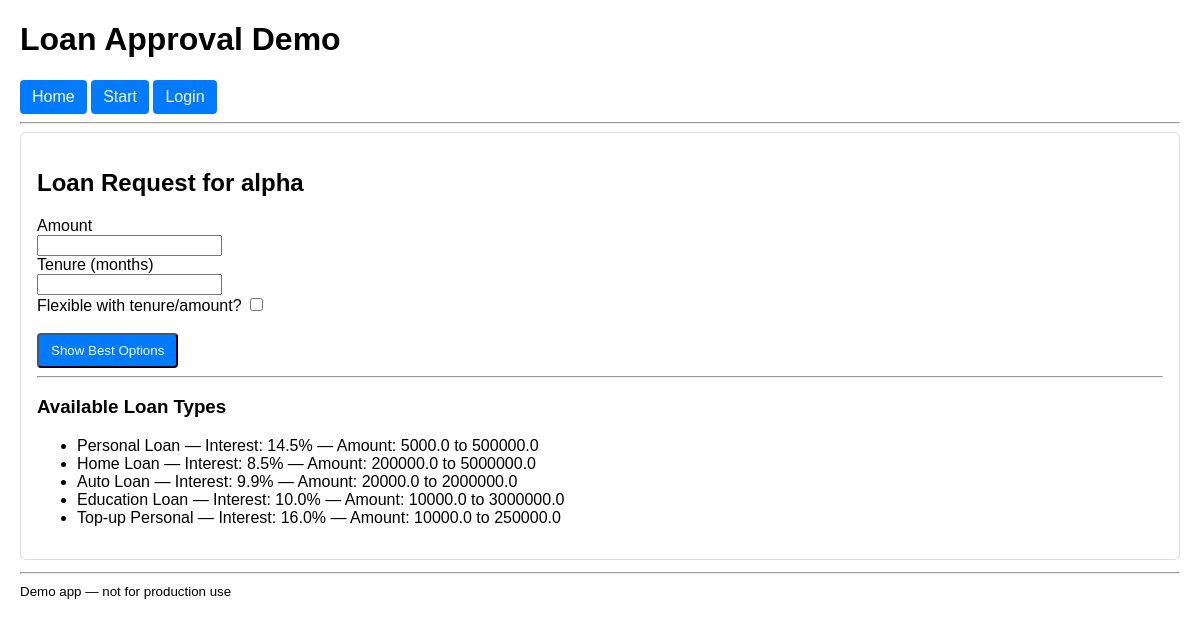
The page /loan/request (signed in) on the database its author committed.
### app/models.py (models this page shows, shortened)
class Account(db.Model):
    __tablename__ = "accounts"
    id = db.Column(db.Integer, primary_key=True)
    name = db.Column(db.String(120), nullable=False)
    email = db.Column(db.String(120), nullable=False, unique=True)
    phone = db.Column(db.String(30))
    gender = db.Column(db.String(10))
    occupation = db.Column(db.String(120))
    monthly_income = db.Column(db.Float, default=0.0)
    pan = db.Column(db.String(20), nullable=True)
    aadhaar = db.Column(db.String(20), nullable=True)
    password_hash = db.Column(db.String(200), nullable=True)  # bcrypt hash
    created_at = db.Column(db.DateTime, default=datetime.utcnow)
    applications = db.relationship("LoanApplication", back_populates="account")

class LoanOption(db.Model):
    __tablename__ = "loan_options"
    id = db.Column(db.Integer, primary_key=True)
    loan_type = db.Column(db.String(120), nullable=False)
    min_amount = db.Column(db.Float, nullable=False)
    max_amount = db.Column(db.Float, nullable=False)
    min_tenure = db.Column(db.Integer, nullable=False)
    max_tenure = db.Column(db.Integer, nullable=False)
    interest_rate = db.Column(db.Float, nullable=False)
    eligibility_score = db.Column(db.Float, nullable=False)

### app/controllers.py (the view, shortened to what this page needs)
@main_bp.route("/loan/request", methods=["GET", "POST"])
@token_required
def loan_request():
    user_id = g.current_user
    account = Account.query.get_or_404(user_id)
    if request.method == "GET":
        options = LoanOption.query.all()
        return render_template("loan_request.html", account=account, options=options)

### app/controllers.py (called while the page is built)
@main_bp.before_app_request
def init_app():
    load_dataset_into_db()
    setup_app_logger(current_app)

### app/logger.py (called while the page is built)
def setup_app_logger(app):
    log_dir = app.config.get("LOG_DIR")
    if not os.path.exists(log_dir):
        os.makedirs(log_dir, exist_ok=True)
    log_path = os.path.join(log_dir, "app.log")
    handler = RotatingFileHandler(log_path, maxBytes=1_000_000, backupCount=3)
    handler.setLevel(logging.INFO)
    formatter = logging.Formatter("%(asctime)s - %(levelname)s - %(message)s")
    handler.setFormatter(formatter)
    app.logger.addHandler(handler)
    app.logger.setLevel(logging.INFO)

### app/utils.py (called while the page is built)
def decode_token(token: str):
    secret = current_app.config.get("JWT_SECRET")
    algo = current_app.config.get("JWT_ALGORITHM", "HS256")
    try:
        payload = jwt.decode(token, secret, algorithms=[algo])
        user_id = int(payload.get("sub"))
        return user_id
    except jwt.ExpiredSignatureError:
        raise AppError("Token expired", 401)
    except Exception as e:
        raise AppError(f"Invalid token {e}", 401)

def get_token_from_request():
    auth = request.headers.get("Authorization", None)
    if auth and auth.startswith("Bearer "):
        return auth.split(" ", 1)[1]
    token = request.cookies.get("access_token")
    return token

def token_required(fn):
    @wraps(fn)
    def wrapper(*args, **kwargs):
        token = get_token_from_request()
        if not token:
            raise AppError("Missing token", 401)
        user = decode_token(token)
        if not user:
            raise AppError("Invalid authentication", 401)
        from flask import g
        user_id = decode_token(token)  # returns int
        g.current_user = user_id
        return fn(*args, **kwargs)
    return wrapper

### templates/loan_request.html
{% extends "layout.html" %}
{% block content %}
<div class="card">
  <h2>Loan Request for {{ account.name }}</h2>
  <form method="post">
    <label>Amount</label><br><input name="amount" type="number" step="0.01" required><br>
    <label>Tenure (months)</label><br><input name="tenure" type="number" required><br>
    <label>Flexible with tenure/amount?</label> <input type="checkbox" name="flexible"><br><br>
    <button class="btn" type="submit">Show Best Options</button>
  </form>
  <hr>
  <h3>Available Loan Types</h3>
  <ul>
  {% for opt in options %}
    <li>{{ opt.loan_type }} — Interest: {{ opt.interest_rate }}% — Amount: {{ opt.min_amount }} to {{ opt.max_amount }}</li>
  {% endfor %}
  </ul>
</div>
{% endblock %}

### templates/layout.html (shortened to what this page needs)
<!doctype html>
<html>
<head>
</head>
<body>
  <h1>Loan Approval Demo</h1>
  <div>
    <a class="btn" href="{{ url_for('main.index') }}">Home</a>
    <a class="btn" href="{{ url_for('main.account_check') }}">Start</a>
    <a class="btn" href="{{ url_for('main.login') }}">Login</a>
  </div>
  <hr>
  {% block content %}{% endblock %}
  <hr>
  <small>Demo app — not for production use</small>
</body>
</html>

### templates/layout.html (style rules this page uses)
body { font-family: Arial, Helvetica, sans-serif; margin: 20px; }
.card { border: 1px solid #ddd; padding: 16px; border-radius: 6px; margin-bottom: 12px; }
.btn { padding: 8px 12px; border-radius: 4px; text-decoration: none; display:inline-block; background:#007bff; color:#fff; }
form { margin-top: 8px; }

### rows shown on the page
Account: name "alpha"
LoanOption: loan_type "Personal Loan", interest_rate "14.5", min_amount "5000.0", max_amount "500000.0"
LoanOption: loan_type "Home Loan", interest_rate "8.5", min_amount "200000.0", max_amount "5000000.0"
LoanOption: loan_type "Auto Loan", interest_rate "9.9", min_amount "20000.0", max_amount "2000000.0"
LoanOption: loan_type "Education Loan", interest_rate "10.0", min_amount "10000.0", max_amount "3000000.0"
LoanOption: loan_type "Top-up Personal", interest_rate "16.0", min_amount "10000.0", max_amount "250000.0"
